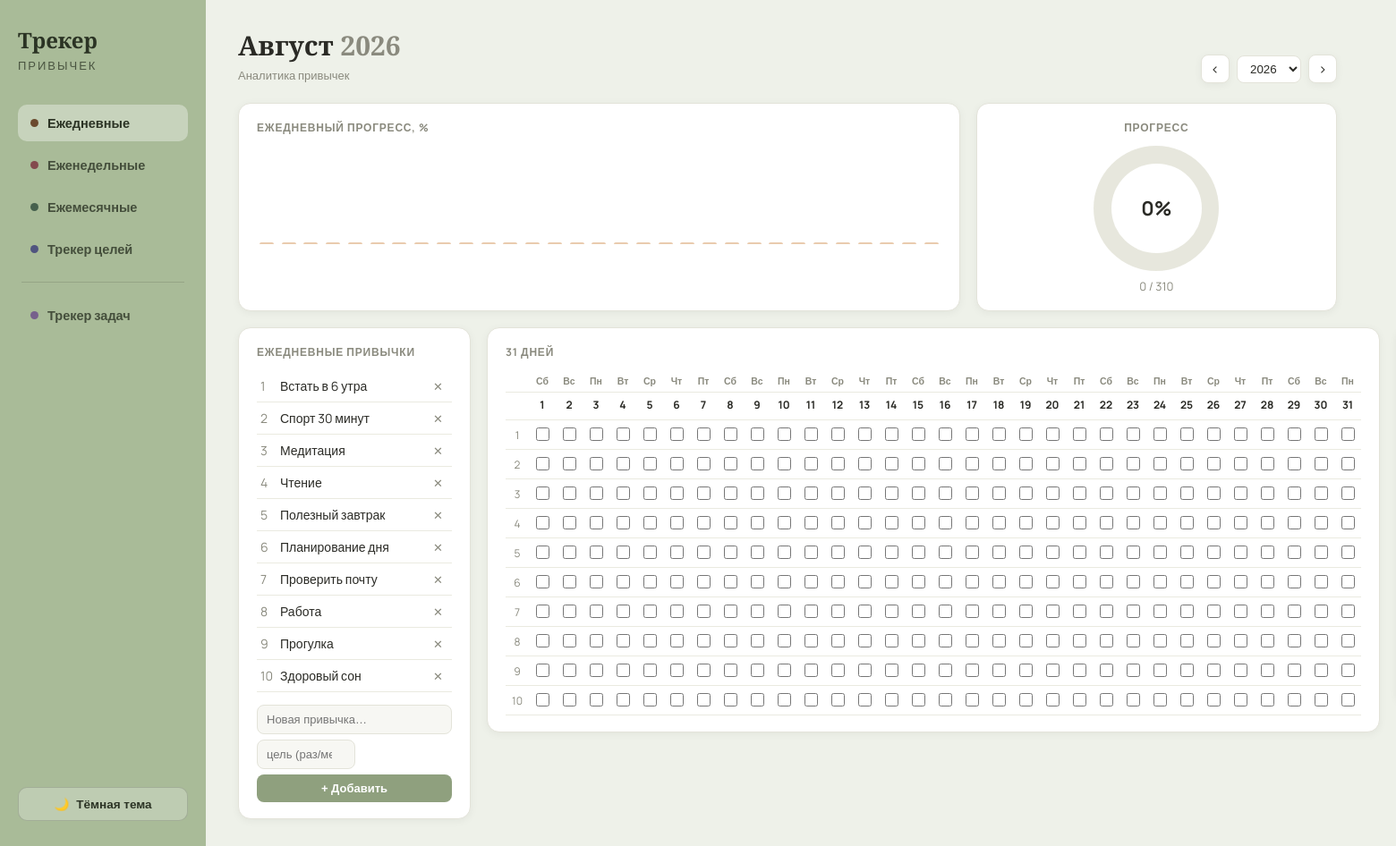
/daily/2026/8, run on the app's committed database.
### tables this page shows
CREATE TABLE daily_habits (
        id INTEGER PRIMARY KEY AUTOINCREMENT,
        name TEXT NOT NULL,
        goal INTEGER,               -- сколько раз в месяц планируется (NULL = каждый день)
        sort_order INTEGER DEFAULT 0
    );

### app.py (the view)
@app.route("/daily/<int:year>/<int:month>")
def daily(year, month):
    habits, entries, ndays = db.get_daily_grid(year, month)
    stats = db.daily_stats(year, month)
    t = date.today()
    prev_m, prev_y = (12, year - 1) if month == 1 else (month - 1, year)
    next_m, next_y = (1, year + 1) if month == 12 else (month + 1, year)
    return render_template(
        "daily.html",
        habits=habits, entries=entries, ndays=ndays, stats=stats,
        year=year, month=month, month_name=db.MONTHS_RU[month],
        weekdays=db.WEEKDAYS_RU,
        today=(t.year, t.month, t.day),
        prev_y=prev_y, prev_m=prev_m, next_y=next_y, next_m=next_m,
        active="daily",
    )

### app.py (called while the page is built)
def today_ym():
    t = date.today()
    return t.year, t.month

@app.context_processor
def inject_now():
    y, m = today_ym()
    return {"now_y": y, "now_m": m, "date": date}

### database.py (called while the page is built)
def get_db():
    conn = sqlite3.connect(DB_PATH)
    conn.row_factory = sqlite3.Row
    conn.execute("PRAGMA foreign_keys = ON")
    return conn

def days_in_month(year, month):
    return calendar.monthrange(year, month)[1]

def get_daily_grid(year, month):
    conn = get_db()
    habits = conn.execute("SELECT * FROM daily_habits ORDER BY sort_order, id").fetchall()
    rows = conn.execute(
        "SELECT habit_id, day, done FROM daily_entries WHERE year=? AND month=?",
        (year, month)).fetchall()
    conn.close()
    entries = {(r["habit_id"], r["day"]): bool(r["done"]) for r in rows}
    return habits, entries, days_in_month(year, month)

### templates/daily.html (shortened to what this page needs)
{% extends "base.html" %}
{% block content %}
<div class="page-header">
  <div>
    <h1>{{ month_name }} <span class="muted">{{ year }}</span></h1>
    <p class="muted">Аналитика привычек</p>
  </div>
  <div class="month-nav">
    <a class="btn-icon" href="{{ url_for('daily', year=prev_y, month=prev_m) }}">‹</a>
    <form method="get" action="" class="inline-form" onsubmit="return false;">
      <select onchange="location.href='/daily/'+this.value+'/{{ month }}'">
        {% for yy in range(year-3, year+3) %}
        <option value="{{ yy }}" {{ 'selected' if yy==year else '' }}>{{ yy }}</option>
        {% endfor %}
      </select>
    </form>
    <a class="btn-icon" href="{{ url_for('daily', year=next_y, month=next_m) }}">›</a>
  </div>
</div>
<div class="top-row">
  <div class="card chart-card">
    <div class="card-title">Ежедневный прогресс, %</div>
    <div class="bars-wrap" id="dayBars"></div>
  </div>
  <div class="card progress-card">
    <div class="card-title">Прогресс</div>
    <div class="donut-wrap">
      <div class="css-donut" id="overallDonut" style="--pct: {{ stats.overall_pct }}; --donut-color: var(--sage);">
        <div class="donut-hole"></div>
      </div>
      <div class="donut-center">
        <div class="donut-pct">{{ stats.overall_pct }}%</div>
      </div>
    </div>
    <div class="donut-sub">{{ stats.total_done }} / {{ stats.total_goal }}</div>
  </div>
</div>
<div class="main-grid">
  <div class="card habit-list-card">
    <div class="card-title">Ежедневные привычки</div>
    <table class="habit-names">
      {% for h in habits %}
      <tr>
        <td class="hnum">{{ loop.index }}</td>
        <td class="hname">{{ h.name }}</td>
        <td class="hdel">
          <form method="post" action="{{ url_for('daily_delete', habit_id=h.id) }}">
            <button class="del-btn" title="Удалить">✕</button>
          </form>
        </td>
      </tr>
      {% endfor %}
    </table>
    <form method="post" action="{{ url_for('daily_add') }}" class="add-habit-form">
      <input type="text" name="name" placeholder="Новая привычка…" required>
      <input type="number" name="goal" placeholder="цель (раз/мес)" min="1" style="width:110px">
      <button type="submit">+ Добавить</button>
    </form>
  </div>
  <div class="card grid-card">
    <div class="card-title">{{ ndays }} дней</div>
    <div class="grid-scroll">
      <table class="habit-grid">
        <thead>
          <tr class="weekday-row">
            <th></th>
            {% for d in range(1, ndays+1) %}
            <th class="{{ 'is-today' if today==(year,month,d) else '' }}">
              {{ weekdays[(date(year,month,d).weekday())] }}
            </th>
            {% endfor %}
          </tr>
          <tr class="daynum-row">
            <th></th>
            {% for d in range(1, ndays+1) %}
            <th class="{{ 'is-today' if today==(year,month,d) else '' }}">{{ d }}</th>
            {% endfor %}
          </tr>
        </thead>
        <tbody>
          {% for h in habits %}
          <tr>
            <td class="row-label">{{ loop.index }}</td>
            {% for d in range(1, ndays+1) %}
            <td class="{{ 'is-today' if today==(year,month,d) else '' }}">
              <input type="checkbox" class="daily-check"
                     data-habit="{{ h.id }}" data-day="{{ d }}"
                     {{ 'checked' if entries.get((h.id, d), False) else '' }}>
            </td>
            {% endfor %}
          </tr>
          {% endfor %}
        </tbody>
      </table>
    </div>
  </div>
</div>
{% endblock %}

### static/css/style.css (style rules this page uses)
:root, [data-theme="light"] { --bg: #EEF1E9; --panel-bg: #F7F7F3; --card-bg: #FFFFFF; --text: #2B2B26; --muted: #8A8A7E; --border: #E3E3D9; --sage: #8FA07E; --sage-light: #C9D3BC; --terracotta: #C99268; --terracotta-light: #E9CBAE; --sidebar-bg: #A9BB98; --sidebar-text: #2B3324; --donut-bg: #E7E7DD; --grid-line: #EAEAE0; --done-bg: #DCE6D3; --shadow: 0 2px 10px rgba(0,0,0,0.05); }
* { box-sizing: border-box; }
body { margin: 0; font-family: "Manrope", sans-serif; background: var(--bg); color: var(--text); transition: background .2s, color .2s; }
h1, h3, .brand-title { font-family: "Playfair Display", serif; }
.page-header { display: flex; justify-content: space-between; align-items: flex-end; margin-bottom: 22px; }
.page-header h1 { margin: 0; font-size: 30px; }
.muted { color: var(--muted); }
.page-header p { margin: 4px 0 0; font-size: 13px; }
.month-nav { display: flex; align-items: center; gap: 8px; }
.btn-icon { width: 32px; height: 32px; border-radius: 8px; background: var(--card-bg); border: 1px solid var(--border); display: flex; align-items: center; justify-content: center; text-decoration: none; color: var(--text); font-size: 16px; box-shadow: var(--shadow); }
.month-nav select { padding: 6px 10px; border-radius: 8px; border: 1px solid var(--border); background: var(--card-bg); color: var(--text); }
.card { background: var(--card-bg); border: 1px solid var(--border); border-radius: 14px; padding: 18px 20px; box-shadow: var(--shadow); }
.card-title { font-size: 12px; font-weight: 700; text-transform: uppercase; letter-spacing: .8px; color: var(--muted); margin-bottom: 12px; }
.top-row { display: grid; grid-template-columns: 2fr 1fr; gap: 18px; margin-bottom: 18px; }
.top-row .progress-card { display: flex; flex-direction: column; align-items: center; text-align: center; }
.donut-wrap { position: relative; width: 140px; height: 140px; margin: 0 auto; }
.donut-center { position: absolute; inset: 0; display: flex; align-items: center; justify-content: center; }
.donut-pct { font-size: 22px; font-weight: 700; }
.donut-sub { margin-top: 8px; font-size: 13px; color: var(--muted); }
.css-donut { --pct: 0; --donut-color: var(--sage); width: 100%; height: 100%; border-radius: 50%; background: conic-gradient(var(--donut-color) calc(var(--pct) * 1%), var(--donut-bg) 0); display: flex; align-items: center; justify-content: center; transition: background .35s ease; }
.css-donut .donut-hole { width: 72%; height: 72%; border-radius: 50%; background: var(--card-bg); }
.bars-wrap { display: flex; align-items: flex-end; gap: 3px; height: 110px; padding-top: 6px; }
.main-grid { display: grid; grid-template-columns: 260px 1fr 260px; gap: 18px; align-items: start; }
.habit-names { width: 100%; border-collapse: collapse; }
.habit-names td { padding: 8px 4px; border-bottom: 1px solid var(--grid-line); font-size: 14px; }
.hnum { color: var(--muted); width: 20px; }
.hdel { width: 24px; text-align: right; }
.del-btn { background: none; border: none; color: var(--muted); cursor: pointer; font-size: 13px; }
.add-habit-form { display: flex; flex-direction: column; gap: 6px; margin-top: 14px; }
.add-habit-form input, .goal-add-form input { padding: 8px 10px; border-radius: 8px; border: 1px solid var(--border); background: var(--panel-bg); color: var(--text); font-size: 13px; }
.add-habit-form button, .goal-add-form button { padding: 8px 10px; border-radius: 8px; border: none; background: var(--sage); color: #fff; font-weight: 700; cursor: pointer; font-size: 13px; }
.grid-scroll { overflow-x: auto; }
.habit-grid { border-collapse: collapse; font-size: 12px; }
.habit-grid th, .habit-grid td { text-align: center; padding: 5px 4px; border-bottom: 1px solid var(--grid-line); min-width: 26px; }
.weekday-row th { color: var(--muted); font-weight: 600; font-size: 10.5px; }
.daynum-row th { font-weight: 700; padding-bottom: 8px; }
.row-label { color: var(--muted); font-size: 12px; }
.habit-grid input[type="checkbox"] { width: 15px; height: 15px; accent-color: var(--sage); cursor: pointer; }

### data on the page
daily_habits: name "Встать в 6 утра"
daily_habits: name "Спорт 30 минут"
daily_habits: name "Медитация"
daily_habits: name "Чтение"
daily_habits: name "Полезный завтрак"
daily_habits: name "Планирование дня"
daily_habits: name "Проверить почту"
daily_habits: name "Работа"
daily_habits: name "Прогулка"
daily_habits: name "Здоровый сон"

### other printed values
{{ month_name }} "Август"
{{ year }} "2026"
{{ stats.overall_pct }} "0"
{{ stats.total_done }} "0"
{{ stats.total_goal }} "310"
{{ ndays }} "31"
{{ weekdays[(date(year,month,d).weekday())] }} "Сб" "Вс" "Пн" "Вт" "Ср" "Чт" "Пт" "Сб" "Вс" "Пн" "Вт" "Ср" "Чт" "Пт" "Сб" "Вс" "Пн" "Вт" "Ср" "Чт" "Пт" "Сб" "Вс" "Пн" "Вт" "Ср" "Чт" "Пт" "Сб" "Вс" "Пн"
{{ d }} "1" "2" "3" "4" "5" "6" "7" "8" "9" "10" "11" "12" "13" "14" "15" "16" "17" "18" "19" "20" "21" "22" "23" "24" "25" "26" "27" "28" "29" "30" "31"
form field value "2026"
